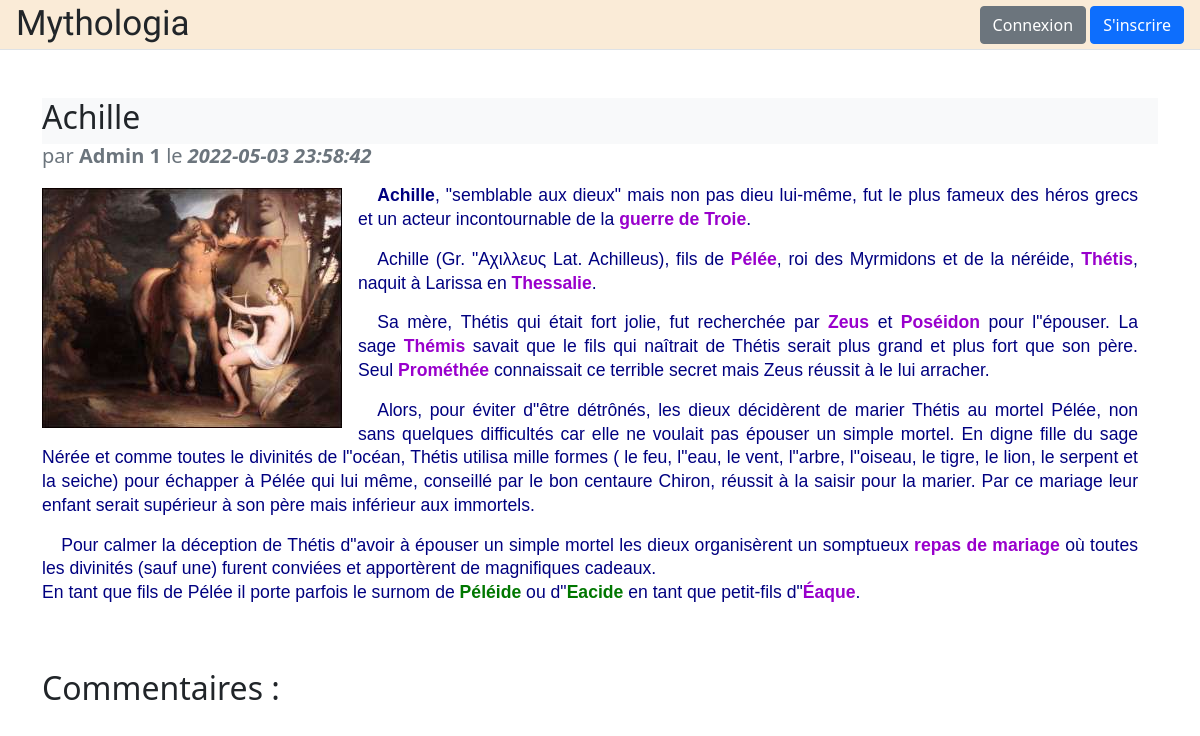
Screenshot of /public/articles/read/1 with the database file from the repository.
### tables this page shows
CREATE TABLE IF NOT EXISTS `articles` (
  `id_article` int(11) NOT NULL AUTO_INCREMENT,
  `id_user` int(11) NOT NULL,
  `titre_article` varchar(255) NOT NULL,
  `contenu_article` text NOT NULL,
  `image_article` varchar(255) NOT NULL,
  `date_article` datetime NOT NULL DEFAULT current_timestamp(),
  PRIMARY KEY (`id_article`),
  UNIQUE KEY `titre_article` (`titre_article`),
  KEY `id_user` (`id_user`)
);

CREATE TABLE IF NOT EXISTS `users` (
  `id_user` int(11) NOT NULL AUTO_INCREMENT,
  `email_user` varchar(150) NOT NULL,
  `pseudo_user` varchar(50) NOT NULL,
  `password_user` varchar(150) NOT NULL,
  `role_user` varchar(50) NOT NULL DEFAULT 'user',
  PRIMARY KEY (`id_user`),
  UNIQUE KEY `email_user` (`email_user`)
);

### Controllers/Controller.php (called while the page is built, shortened)
<?php
class Controller{
    public function render(string $file, string $title = null, array $data = [], string $template = 'base'){
        extract($data);
        require_once ROOT . '/Views/' . $file . '.php';
    }
}

### Controllers/ArticlesController.php (called while the page is built, shortened)
<?php
require_once('Controller.php');
require_once('../Models/ArticlesModel.php');
class ArticlesController extends Controller{
    public function read(int $id){
        $articlesModel = new ArticlesModel;
        $article = $articlesModel->get($id);
        $usersModel = new UsersModel;
        $user = $usersModel->get($article->id_user);
        $article->pseudo_user = $user->pseudo_user;
        $this->render('articles/read', $article->titre_article, ['article' => $article]);
    }
}

### public/index.php (called while the page is built, shortened)
<?php
$app = new Router;
$app->start();

### Models/ArticlesModel.php (called while the page is built, shortened)
<?php
require_once('Model.php');
class ArticlesModel extends Model{
    public function __construct(){
        $this->table = "articles";
    }
}

### Core/Db.php (called while the page is built, shortened)
<?php
class Db extends PDO{
    private static $instance;
    private function __construct(){
        $_dsn ='mysql:dbname=' . self::DB_NAME . ';host=' . self::DB_HOST . ';port=' . self::DB_PORT. ';charset=utf8mb4';
    }
    public static function getInstance(){
        if(self::$instance === null){
            self::$instance = new self();
        }
        return self::$instance;
    }
}

### Models/Model.php (called while the page is built, shortened)
<?php
require_once('../Core/Db.php');
class Model extends Db{
    protected $table;
    public function myQuery(string $sql, array $attributs = null){
        $this->db = Db::getInstance();
        if($attributs !== null){
            $query = $this->db->prepare($sql);
            $query->execute($attributs);
            return $query;
        }else{
            return $this->db->query($sql);
        }
    }
    public function get(int $id){
        return $this->myQuery("SELECT * FROM $this->table WHERE id_" . substr($this->table, 0, -1) . "= ?", [$id])->fetch();
    }
}

### Views/articles/read.php (the view, shortened to what this page needs)
<div class="d-flex flex-column align-items-center">
    <article class="mt-5">
        <div class="d-flex justify-content-between align-items-center bg-light">
            <h2><?= $article->titre_article ?></h2>
        </div>
        <h5 class="text-muted mb-2">par <span class="fw-bold"><?= ucFirst($article->pseudo_user) ?></span> le <span class="fw-bold fst-italic"><?= $article->date_article ?></span></h5>
        <div class="">
            <img class="image-article float-start me-3 mb-3 mt-1" src="<?= ROOT_PUBLIC . 'assets/img/articles/' . $article->image_article ?>" alt="Illustration pour <?= $article->titre_article ?>">
            <p class=""><?= htmlspecialchars_decode($article->contenu_article) ?></p>
        </div>
    </article>
    <h2 class="mt-5 align-self-start">Commentaires :</h2>
</div>

### public/assets/css/style.css (style rules this page uses)
a { text-decoration: none; color: currentColor; }
.image-article { max-width: 400px; max-height: 400px; }

### rows the page displays
articles: titre_article "Achille", date_article "2022-05-03 23:58:42", image_article+titre_article (picture), contenu_article "Achille , \"semblable aux dieux\" mais non pas dieu lui-même, fut le plus fameux des héros grecs et un acteur incontournable de la guerre de Troie . Achille (Gr. \"Αχιλλευς Lat. Achilleus), fils de Pélée , roi des Myrmidons et de la néréide, Thétis , naquit à Larissa en Thessalie . Sa mère, Thétis qui était fort jolie, fut recherchée par Zeus et Poséidon pour l\"épouser. La sage Thémis savait que le fils qui naîtrait de Thétis serait plus grand et plus fort que son père. Seul Prométhée connaissait ce terrible secret mais Zeus réussit à le lui arracher. Alors, pour éviter d\"être détrônés, les dieux décidèrent de marier Thétis au mortel Pélée, non sans quelques difficultés car elle ne voulait pas…"
users: pseudo_user "Admin 1"
